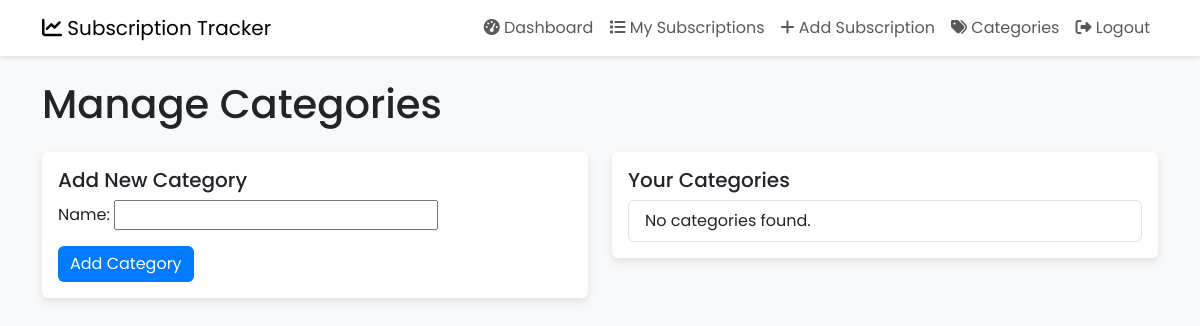
The page /subscriptions/categories/ (signed in) on the database as committed earlier.
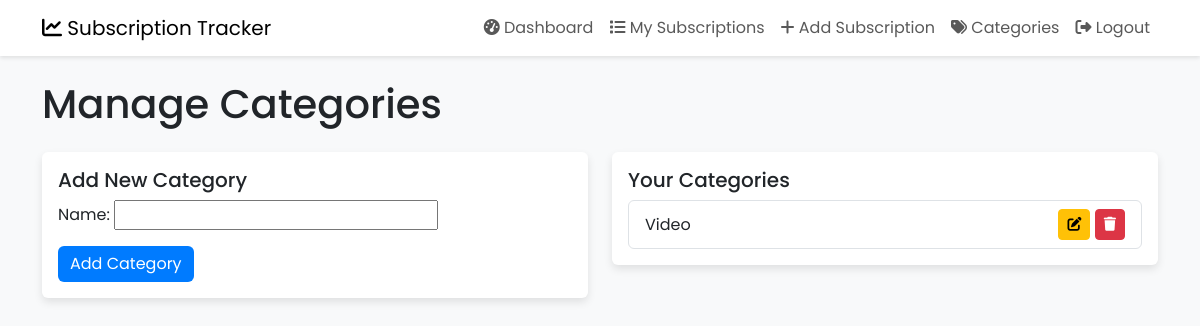
The same page on the database as committed later.
### subscriptions/models.py (models this page shows, shortened)
class Category(models.Model):
    user = models.ForeignKey(User, on_delete=models.CASCADE)
    name = models.CharField(max_length=255)

### subscriptions/views.py (the view)
# urls.py: path('categories/', views.category_list, name='category_list'),
@login_required(login_url='/subscriptions/login/')
def category_list(request):
    categories = Category.objects.filter(user=request.user)
    if request.method == 'POST':
        form = CategoryForm(request.POST)
        if form.is_valid():
            category = form.save(commit=False)
            category.user = request.user
            category.save()
            return redirect('subscriptions:category_list')
    else:
        form = CategoryForm()
    return render(request, 'subscriptions/category_list.html', {'categories': categories, 'form': form})

### subscriptions/forms.py
class CategoryForm(forms.ModelForm):
    class Meta:
        model = Category
        fields = ['name']

### subscriptions/templates/subscriptions/category_list.html (shortened to what this page needs)
{% extends 'subscriptions/base.html' %}
{% block content %}
    <h1 class="mb-4">Manage Categories</h1>
    <div class="row">
        <div class="col-md-6">
            <div class="card">
                <div class="card-body">
                    <h5 class="card-title">Add New Category</h5>
                    <form method="post">
                        {{ form.as_p }}
                        <button type="submit" class="btn btn-primary">Add Category</button>
                    </form>
                </div>
            </div>
        </div>
        <div class="col-md-6">
            <div class="card">
                <div class="card-body">
                    <h5 class="card-title">Your Categories</h5>
                    <ul class="list-group">
                        {% for category in categories %}
                            <li class="list-group-item d-flex justify-content-between align-items-center">
                                {{ category.name }}
                                <div>
                                    <a href="{% url 'subscriptions:category_edit' category.id %}" class="btn btn-sm btn-warning"><i class="fas fa-edit"></i></a>
                                    <a href="{% url 'subscriptions:category_delete' category.id %}" class="btn btn-sm btn-danger"><i class="fas fa-trash"></i></a>
                                </div>
                            </li>
                        {% empty %}
                            <li class="list-group-item">No categories found.</li>
                        {% endfor %}
                    </ul>
                </div>
            </div>
        </div>
    </div>
{% endblock %}

### subscriptions/templates/subscriptions/base.html (shortened to what this page needs)
<!DOCTYPE html>
<html lang="en">
<head>
    <link href="https://cdn.jsdelivr.net/npm/bootstrap@5.3.0/dist/css/bootstrap.min.css" rel="stylesheet">
    <link rel="stylesheet" href="https://cdnjs.cloudflare.com/ajax/libs/font-awesome/6.4.0/css/all.min.css">
</head>
<body>
    <nav class="navbar navbar-expand-lg navbar-light bg-white">
        <div class="container">
            <a class="navbar-brand" href="{% url 'subscriptions:dashboard' %}"><i class="fas fa-chart-line"></i> Subscription Tracker</a>
            <div class="collapse navbar-collapse" id="navbarNav">
                <ul class="navbar-nav ms-auto">
                    {% if user.is_authenticated %}
                        <li class="nav-item">
                            <a class="nav-link" href="{% url 'subscriptions:dashboard' %}"><i class="fas fa-tachometer-alt"></i> Dashboard</a>
                        </li>
                        <li class="nav-item">
                            <a class="nav-link" href="{% url 'subscriptions:subscription_list' %}"><i class="fas fa-list"></i> My Subscriptions</a>
                        </li>
                        <li class="nav-item">
                            <a class="nav-link" href="{% url 'subscriptions:add_subscription' %}"><i class="fas fa-plus"></i> Add Subscription</a>
                        </li>
                        <li class="nav-item">
                            <a class="nav-link" href="{% url 'subscriptions:category_list' %}"><i class="fas fa-tags"></i> Categories</a>
                        </li>
                        <li class="nav-item">
                            <a class="nav-link" href="{% url 'subscriptions:logout' %}"><i class="fas fa-sign-out-alt"></i> Logout</a>
                        </li>
                    {% endif %}
                </ul>
            </div>
        </div>
    </nav>
    <main class="container mt-4">
        {% block content %}
        {% endblock %}
    </main>
</body>
</html>

### subscriptions/templates/subscriptions/base.html (style rules this page uses)
body { font-family: 'Poppins', sans-serif; background-color: #f8f9fa; }
.navbar { box-shadow: 0 2px 4px rgba(0,0,0,.1); }
.card { border: none; box-shadow: 0 4px 8px rgba(0,0,0,.1); transition: transform .2s; }
.btn-primary { background-color: #007bff; border: none; }
.list-group-item { border-color: #dee2e6; }

Rows that differ between the two databases and show on the page:
added Category: name "Video"
Other text that changed with them:
text no longer shown: "No categories found."
